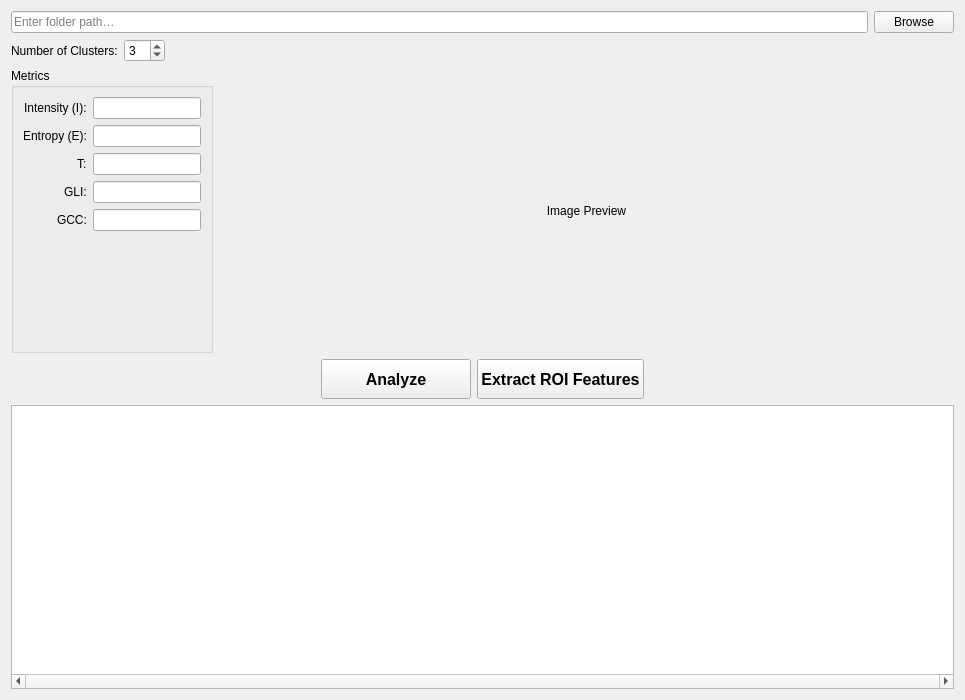
<?xml version="1.0" encoding="UTF-8"?>
<ui version="4.0">
 <class>ROIAnalyzerTab</class>
 <widget class="QWidget" name="ROIAnalyzerTab">
  <property name="geometry">
   <rect><x>0</x><y>0</y><width>965</width><height>700</height></rect>
  </property>
  <layout class="QVBoxLayout" name="verticalLayoutTab">

   <!-- Row 1: Folder path + Browse -->
   <item>
    <layout class="QHBoxLayout" name="horizontalLayoutFolderPath">
     <item>
      <widget class="QLineEdit" name="lineEdit_ROI_images_folder">
       <property name="placeholderText"><string>Enter folder path…</string></property>
      </widget>
     </item>
     <item>
      <widget class="QPushButton" name="pushButton_browse_ROI_images_folder">
       <property name="text"><string>Browse</string></property>
      </widget>
     </item>
    </layout>
   </item>

   <!-- Row 2: Number of Clusters -->
   <item>
    <layout class="QHBoxLayout" name="horizontalLayoutClusters">
     <item>
      <widget class="QLabel" name="label_numClusters">
       <property name="text"><string>Number of Clusters:</string></property>
      </widget>
     </item>
     <item>
      <widget class="QSpinBox" name="spinBox_numClusters">
       <property name="minimum"><number>1</number></property>
       <property name="maximum"><number>10</number></property>
       <property name="value"><number>3</number></property>
      </widget>
     </item>
     <item>
      <spacer name="spacer_horizontalClusters">
       <property name="orientation"><enum>Qt::Horizontal</enum></property>
       <property name="sizeHint" stdset="0"><size><width>0</width><height>0</height></size></property>
      </spacer>
     </item>
    </layout>
   </item>

   <!-- Row 3: Metrics (left) + Image Preview (right) -->
   <item>
    <layout class="QHBoxLayout" name="horizontalLayoutMetricsAndImage">
     <!-- Metrics -->
     <item>
      <widget class="QGroupBox" name="groupBox_metrics">
       <property name="sizePolicy">
        <sizepolicy hsizetype="Fixed" vsizetype="Preferred">
         <horstretch>0</horstretch><verstretch>0</verstretch>
        </sizepolicy>
       </property>
       <property name="title"><string>Metrics</string></property>
       <layout class="QFormLayout" name="formLayout_metrics">
        <property name="labelAlignment"><set>Qt::AlignRight|Qt::AlignVCenter</set></property>

        <item row="0" column="0"><widget class="QLabel" name="label_intensity"><property name="text"><string>Intensity (I):</string></property></widget></item>
        <item row="0" column="1"><widget class="QLineEdit" name="lineEdit_intensity"><property name="readOnly"><bool>true</bool></property><property name="maxLength"><number>8</number></property></widget></item>

        <item row="1" column="0"><widget class="QLabel" name="label_entropy"><property name="text"><string>Entropy (E):</string></property></widget></item>
        <item row="1" column="1"><widget class="QLineEdit" name="lineEdit_entropy"><property name="readOnly"><bool>true</bool></property><property name="maxLength"><number>8</number></property></widget></item>

        <item row="2" column="0"><widget class="QLabel" name="label_T"><property name="text"><string>T:</string></property></widget></item>
        <item row="2" column="1"><widget class="QLineEdit" name="lineEdit_Texture"><property name="readOnly"><bool>true</bool></property><property name="maxLength"><number>8</number></property></widget></item>

        <item row="3" column="0"><widget class="QLabel" name="label_GLI"><property name="text"><string>GLI:</string></property></widget></item>
        <item row="3" column="1"><widget class="QLineEdit" name="lineEdit_GLI"><property name="readOnly"><bool>true</bool></property><property name="maxLength"><number>8</number></property></widget></item>

        <item row="4" column="0"><widget class="QLabel" name="label_GCC"><property name="text"><string>GCC:</string></property></widget></item>
        <item row="4" column="1"><widget class="QLineEdit" name="lineEdit_GCC"><property name="readOnly"><bool>true</bool></property><property name="maxLength"><number>8</number></property></widget></item>
       </layout>
      </widget>
     </item>

     <!-- Image preview -->
     <item>
      <widget class="QLabel" name="label_displayImages">
       <property name="text"><string>Image Preview</string></property>
       <property name="alignment"><set>Qt::AlignCenter</set></property>
       <property name="sizePolicy">
        <sizepolicy hsizetype="Expanding" vsizetype="Expanding">
         <horstretch>0</horstretch><verstretch>0</verstretch>
        </sizepolicy>
       </property>
      </widget>
     </item>
    </layout>
   </item>

   <!-- Row 4: Buttons centered -->
   <item>
    <layout class="QHBoxLayout" name="horizontalLayoutROIButtons">
     <item>
      <spacer name="leftSpacerROI">
       <property name="orientation"><enum>Qt::Horizontal</enum></property>
       <property name="sizeHint" stdset="0"><size><width>0</width><height>0</height></size></property>
      </spacer>
     </item>
     <item>
      <widget class="QPushButton" name="pushButton_analyze">
       <property name="minimumSize"><size><width>150</width><height>40</height></size></property>
       <property name="styleSheet"><string notr="true">font: bold 12pt;</string></property>
       <property name="text"><string>Analyze</string></property>
      </widget>
     </item>
     <item>
      <widget class="QPushButton" name="pushButton_extract_ROI_features">
       <property name="minimumSize"><size><width>150</width><height>40</height></size></property>
       <property name="styleSheet"><string notr="true">font: bold 12pt;</string></property>
       <property name="text"><string>Extract ROI Features</string></property>
      </widget>
     </item>
     <item>
      <spacer name="rightSpacerROI">
       <property name="orientation"><enum>Qt::Horizontal</enum></property>
       <property name="sizeHint" stdset="0"><size><width>0</width><height>0</height></size></property>
      </spacer>
     </item>
    </layout>
   </item>

   <!-- Row 5: Filmstrip (bottom) -->
   <item>
    <widget class="QListWidget" name="listWidget_filmstrip">
     <property name="verticalScrollBarPolicy"><enum>Qt::ScrollBarAlwaysOff</enum></property>
     <property name="horizontalScrollBarPolicy"><enum>Qt::ScrollBarAlwaysOn</enum></property>
     <property name="iconSize"><size><width>100</width><height>100</height></size></property>
     <property name="movement"><enum>QListView::Static</enum></property>
     <property name="flow"><enum>QListView::LeftToRight</enum></property>
     <property name="resizeMode"><enum>QListView::Adjust</enum></property>
     <property name="spacing"><number>10</number></property>
     <property name="viewMode"><enum>QListView::IconMode</enum></property>
     <property name="wrapping" stdset="0"><bool>false</bool></property>
    </widget>
   </item>

  </layout>
 </widget>
 <resources/>
 <connections/>
</ui>
